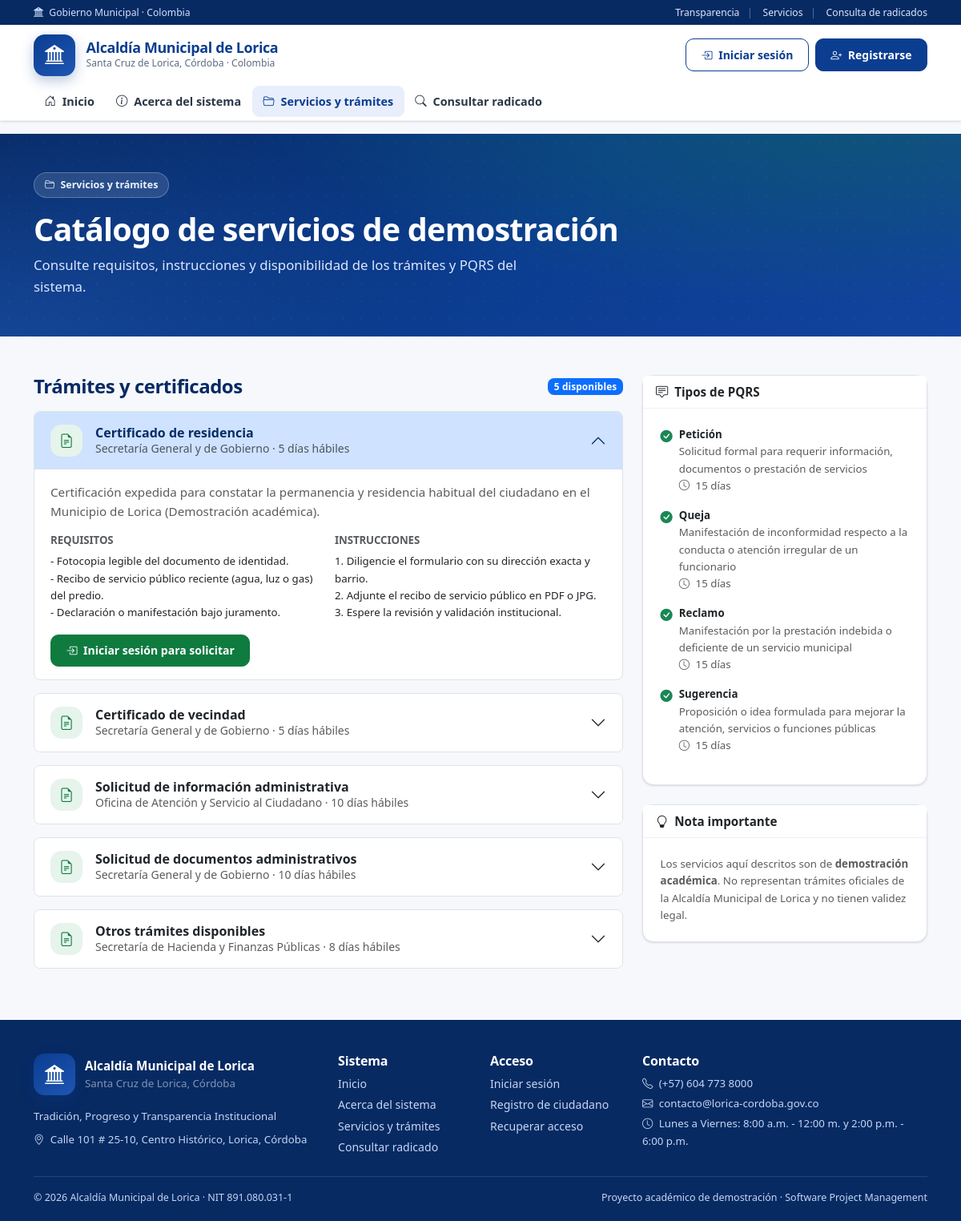
Screenshot of /alcaldia-lorica/servicios with the database file from the repository.
### tables this page shows
CREATE TABLE `tipos_tramites` (
    `id` INT AUTO_INCREMENT PRIMARY KEY,
    `codigo` VARCHAR(30) NOT NULL UNIQUE,
    `nombre` VARCHAR(150) NOT NULL,
    `descripcion` TEXT NOT NULL,
    `requisitos` TEXT NOT NULL,
    `instrucciones` TEXT NOT NULL,
    `detalle_campos` JSON NULL,
    `dias_termino` INT DEFAULT 10,
    `dependencia_id` INT NULL,
    `activo` TINYINT(1) DEFAULT 1,
    `created_at` TIMESTAMP DEFAULT CURRENT_TIMESTAMP,
    CONSTRAINT `fk_tramites_dependencia` FOREIGN KEY (`dependencia_id`) REFERENCES `dependencias` (`id`) ON DELETE SET NULL
);

CREATE TABLE `dependencias` (
    `id` INT AUTO_INCREMENT PRIMARY KEY,
    `codigo` VARCHAR(20) NOT NULL UNIQUE,
    `nombre` VARCHAR(150) NOT NULL,
    `email` VARCHAR(150) NULL,
    `telefono` VARCHAR(50) NULL,
    `activo` TINYINT(1) DEFAULT 1,
    `created_at` TIMESTAMP DEFAULT CURRENT_TIMESTAMP
);

CREATE TABLE `tipos_pqrs` (
    `id` INT AUTO_INCREMENT PRIMARY KEY,
    `nombre` VARCHAR(50) NOT NULL UNIQUE,
    `descripcion` TEXT NULL,
    `dias_termino` INT DEFAULT 15,
    `activo` TINYINT(1) DEFAULT 1
);

### app/core/View.php (called while the page is built, shortened)
<?php
class View {
    public static function render(string $template, array $data = [], string $layout = 'public', array $layoutData = []): void {
        $viewFile = __DIR__ . '/../views/' . $template . '.php';
        extract($data, EXTR_SKIP);
        $__viewFile = $viewFile;
        require $__viewFile;
    }
}

### app/controllers/HomeController.php (called while the page is built, shortened)
<?php
class HomeController {
    public function servicios(): void {
        View::render('public/servicios', [
            'tiposTramites' => Tramite::tiposActivos(),
            'tiposPqrs'     => Pqrs::tipos(),
        ], 'public', ['title' => 'Servicios y trámites', 'active' => 'servicios']);
    }
}

### public/index.php (called while the page is built, shortened)
<?php
require BASE_PATH . '/app/core/bootstrap.php';
try {
    $router = new Router(config('base_url'));
    $router->dispatch($_SERVER['REQUEST_METHOD'], $_SERVER['REQUEST_URI']);
} catch (Throwable $e) {
    error_log('[Lorica] Error no controlado: ' . $e->getMessage() . ' en ' . $e->getFile() . ':' . $e->getLine());
    if (!headers_sent()) {
        http_response_code(500);
    }
    $mensaje = (config('env') === 'local') ? $e->getMessage() : null;
    if (class_exists('View')) {
        try {
            View::render('errors/error', ['message' => $mensaje]);
        } catch (Throwable $inner) {
            echo '<!DOCTYPE html><html lang="es"><head><meta charset="UTF-8"><title>Error</title></head><body style="font-family:sans-serif;padding:3rem;text-align:center;">';
            echo '<h1>Error interno del servidor</h1><p>No fue posible procesar su solicitud. Intente nuevamente en unos minutos.</p>';
            echo '<p><a href="' . htmlspecialchars(url(''), ENT_QUOTES, 'UTF-8') . '">Volver al inicio</a></p>';
            echo '</body></html>';
        }
    } else {
        echo 'Error interno del servidor.';
    }
}

### app/models/Tramite.php (called while the page is built, shortened)
<?php
class Tramite {
    public static function tiposActivos(): array {
        $db = Database::getConnection();
        return $db->query("
            SELECT t.*, d.nombre AS dependencia_nombre
            FROM tipos_tramites t
            LEFT JOIN dependencias d ON d.id = t.dependencia_id
            WHERE t.activo = 1
            ORDER BY t.id
        ")->fetchAll();
    }
}

### app/helpers/functions.php (called while the page is built, shortened)
<?php
function config(string $key = null, mixed $default = null): mixed {
    static $app = null;
    if ($app === null) {
        $app = require __DIR__ . '/../../config/app.php';
    }
    if ($key === null) {
        return $app;
    }
    return $app[$key] ?? $default;
}
function base_url(string $path = ''): string {
    $base = rtrim(config('base_url', ''), '/');
    $path = ltrim($path, '/');
    return $base . ($path !== '' ? '/' . $path : '') . ($path === '' ? '/' : '');
}
function url(string $path = ''): string {
    return base_url($path);
}
function e(?string $value): string {
    return htmlspecialchars((string)($value ?? ''), ENT_QUOTES, 'UTF-8');
}

### app/core/bootstrap.php (called while the page is built, shortened)
<?php
if (session_status() === PHP_SESSION_NONE) {
    $appConfig = require __DIR__ . '/../../config/app.php';
}
date_default_timezone_set((require __DIR__ . '/../../config/app.php')['timezone'] ?? 'America/Bogota');
$appAll = require __DIR__ . '/../../config/app.php';
spl_autoload_register(function (string $class): void {
    $baseDir = dirname(__DIR__);
    $directorios = ['core', 'models', 'controllers', 'helpers', 'middleware', 'services'];
    foreach ($directorios as $dir) {
        $file = $baseDir . '/' . $dir . '/' . $class . '.php';
        if (is_file($file)) {
            return;
        }
    }
});
require_once __DIR__ . '/../helpers/functions.php';

### app/helpers/Auth.php (called while the page is built, shortened)
<?php
class Auth {
    private static ?array $user = null;
    private static bool $loaded = false;
    public static function check(): bool {
        return self::user() !== null;
    }
    public static function user(): ?array {
        if (self::$loaded) {
            return self::$user;
        }
        self::$loaded = true;
        $userId = $_SESSION['usuario_id'] ?? null;
        if (!$userId) {
            return self::$user = null;
        }
        return self::$user = $user;
    }
}

### config/app.php (called while the page is built)
<?php
return [
    'name'        => 'Alcaldía Municipal de Lorica',
    'municipio'   => 'Santa Cruz de Lorica',
    'departamento'=> 'Córdoba',
    'pais'        => 'Colombia',
    'lema'        => 'Tradición, Progreso y Transparencia Institucional',
    'nit'         => '891.080.031-1',
    'direccion'   => 'Calle 101 # 25-10, Centro Histórico, Lorica, Córdoba',
    'telefono'    => '(+57) 604 773 8000',
    'email'       => 'contacto@lorica-cordoba.gov.co',
    'horario'     => 'Lunes a Viernes: 8:00 a.m. - 12:00 m. y 2:00 p.m. - 6:00 p.m.',
    'env'         => 'local',
    'base_url'    => '/alcaldia-lorica',
    'timezone'    => 'America/Bogota',
    'session_name'=> 'lorica_sess_id',
    'session_lifetime' => 7200,
    'uploads'     => [
        'max_size'     => 10 * 1024 * 1024,
        'allowed_types'=> ['pdf', 'jpg', 'jpeg', 'png', 'doc', 'docx'],
        'allowed_mimes'=> [
            'application/pdf',
            'image/jpeg',
            'image/png',
            'application/msword',
            'application/vnd.openxmlformats-officedocument.wordprocessingml.document'
        ]
    ]
];

### app/models/Pqrs.php (called while the page is built, shortened)
<?php
class Pqrs {
    public static function tipos(): array {
        $db = Database::getConnection();
        return $db->query("SELECT * FROM tipos_pqrs WHERE activo = 1 ORDER BY id")->fetchAll();
    }
}

### app/views/public/servicios.php (the view, shortened to what this page needs)
<?php $app = config(); ?>
<section class="hero" style="padding:3rem 0;">
    <div class="container">
        <span class="hero-chip"><i class="bi bi-folder2-open"></i> Servicios y trámites</span>
        <h1 class="h2">Catálogo de servicios de demostración</h1>
        <p class="lead mt-2 mb-0">Consulte requisitos, instrucciones y disponibilidad de los trámites y PQRS del sistema.</p>
    </div>
</section>
<section class="py-5">
    <div class="container">
        <div class="row g-4">
            <div class="col-lg-8">
                <div class="d-flex align-items-center justify-content-between mb-3">
                    <h2 class="h4 section-title mb-0">Trámites y certificados</h2>
                    <span class="badge bg-primary"><?= count($tiposTramites) ?> disponibles</span>
                </div>
                <div class="accordion" id="acordeonTramites">
                    <?php foreach ($tiposTramites as $i => $t): ?>
                        <div class="accordion-item border rounded-3 mb-3 overflow-hidden">
                            <h2 class="accordion-header" id="heading<?= (int)$t['id'] ?>">
                                <button class="accordion-button <?= $i === 0 ? '' : 'collapsed' ?>" type="button" data-bs-toggle="collapse" data-bs-target="#tramite<?= (int)$t['id'] ?>" aria-expanded="<?= $i === 0 ? 'true' : 'false' ?>">
                                    <span class="feature-icon green me-3 mb-0" style="width:40px;height:40px;font-size:1.1rem;"><i class="bi bi-file-earmark-text"></i></span>
                                    <span class="flex-grow-1">
                                        <span class="fw-bold d-block"><?= e($t['nombre']) ?></span>
                                        <span class="small text-muted"><?= e($t['dependencia_nombre'] ?? 'Ventanilla única') ?> · <?= (int)$t['dias_termino'] ?> días hábiles</span>
                                    </span>
                                </button>
                            </h2>
                            <div id="tramite<?= (int)$t['id'] ?>" class="accordion-collapse collapse <?= $i === 0 ? 'show' : '' ?>" data-bs-parent="#acordeonTramites">
                                <div class="accordion-body">
                                    <p class="text-muted"><?= e($t['descripcion']) ?></p>
                                    <div class="row g-3">
                                        <div class="col-md-6">
                                            <h6 class="fw-bold small text-uppercase text-muted">Requisitos</h6>
                                            <div class="small" style="white-space:pre-line;"><?= e($t['requisitos']) ?></div>
                                        </div>
                                        <div class="col-md-6">
                                            <h6 class="fw-bold small text-uppercase text-muted">Instrucciones</h6>
                                            <div class="small" style="white-space:pre-line;"><?= e($t['instrucciones']) ?></div>
                                        </div>
                                    </div>
                                    <div class="mt-3 d-flex gap-2">
                                        <?php if (Auth::check() && Auth::is('ciudadano')): ?>
                                            <a href="<?= url('ciudadano/tramites/solicitar/' . (int)$t['id']) ?>" class="btn btn-success btn-sm"><i class="bi bi-send me-1"></i> Solicitar este trámite</a>
                                        <?php else: ?>
                                            <a href="<?= url('login') ?>" class="btn btn-success btn-sm"><i class="bi bi-box-arrow-in-right me-1"></i> Iniciar sesión para solicitar</a>
                                        <?php endif; ?>
                                    </div>
                                </div>
                            </div>
                        </div>
                    <?php endforeach; ?>
                </div>
            </div>
            <div class="col-lg-4">
                <div class="card mb-4">
                    <div class="card-header"><i class="bi bi-chat-square-text me-1"></i> Tipos de PQRS</div>
                    <div class="card-body">
                        <?php foreach ($tiposPqrs as $tp): ?>
                            <div class="d-flex gap-2 mb-3">
                                <i class="bi bi-check-circle-fill text-success"></i>
                                <div>
                                    <div class="fw-bold small"><?= e($tp['nombre']) ?></div>
                                    <div class="small text-muted"><?= e($tp['descripcion']) ?></div>
                                    <div class="small text-muted"><i class="bi bi-clock me-1"></i> <?= (int)$tp['dias_termino'] ?> días</div>
                                </div>
                            </div>
                        <?php endforeach; ?>
                    </div>
                </div>
                <div class="card">
                    <div class="card-header"><i class="bi bi-lightbulb me-1"></i> Nota importante</div>
                    <div class="card-body small text-muted">
                        Los servicios aquí descritos son de <strong>demostración académica</strong>. No representan trámites oficiales
                        de la Alcaldía Municipal de Lorica y no tienen validez legal.
                    </div>
                </div>
            </div>
        </div>
    </div>
</section>

### app/core/Router.php (shortened to what this page needs)
<?php
class Router {
    private array $routes = [];
    private string $basePath = '';
    public function __construct(string $basePath = '') {
        $this->basePath = rtrim($basePath, '/');
    }
    private function addRoute(string $method, string $path, array $handler, array $middleware): void {
        $path = '/' . trim($path, '/');
        $pattern = preg_replace('#\{([a-zA-Z_][a-zA-Z0-9_]*)\}#', '(?P<$1>[^/]+)', $path);
        $this->routes[] = [
            'method'     => $method,
            'path'       => $path,
            'pattern'    => '#^' . $pattern . '$#',
            'handler'    => $handler,
            'middleware' => $middleware,
        ];
    }
    public function dispatch(string $method, string $uri): void {
        $path = $this->extractPath($uri);
        foreach ($this->routes as $route) {
            if (preg_match($route['pattern'], $path, $matches)) {
                $params = array_filter($matches, 'is_string', ARRAY_FILTER_USE_KEY);
                [$controllerClass, $action] = $route['handler'];
                $controller = new $controllerClass();
                call_user_func_array([$controller, $action], array_values($params));
                return;
            }
        }
    }
    private function extractPath(string $uri): string {
        $uri = parse_url($uri, PHP_URL_PATH) ?? '/';
        if ($this->basePath !== '' && str_starts_with($uri, $this->basePath)) {
            $uri = substr($uri, strlen($this->basePath));
        }
        $uri = '/' . trim($uri, '/');
        return $uri === '/' ? '/' : rtrim($uri, '/');
    }
}

### rows the page displays
tipos_tramites: nombre "Certificado de residencia", dependencia.nombre "Secretaría General y de Gobierno", dias_termino "5", descripcion "Certificación expedida para constatar la permanencia y residencia habitual del ciudadano en el Municipio de Lorica (Demostración académica).", requisitos "- Fotocopia legible del documento de identidad. - Recibo de servicio público reciente (agua, luz o gas) del predio. - Declaración o manifestación bajo juramento.", instrucciones "1. Diligencie el formulario con su dirección exacta y barrio. 2. Adjunte el recibo de servicio público en PDF o JPG. 3. Espere la revisión y validación institucional."
tipos_tramites: nombre "Certificado de vecindad", dependencia.nombre "Secretaría General y de Gobierno", dias_termino "5"
tipos_tramites: nombre "Solicitud de información administrativa", dependencia.nombre "Oficina de Atención y Servicio al Ciudadano", dias_termino "10"
tipos_tramites: nombre "Solicitud de documentos administrativos", dependencia.nombre "Secretaría General y de Gobierno", dias_termino "10"
tipos_tramites: nombre "Otros trámites disponibles", dependencia.nombre "Secretaría de Hacienda y Finanzas Públicas", dias_termino "8"
tipos_pqrs: nombre "Petición", descripcion "Solicitud formal para requerir información, documentos o prestación de servicios", dias_termino "15"
tipos_pqrs: nombre "Queja", descripcion "Manifestación de inconformidad respecto a la conducta o atención irregular de un funcionario", dias_termino "15"
tipos_pqrs: nombre "Reclamo", descripcion "Manifestación por la prestación indebida o deficiente de un servicio municipal", dias_termino "15"
tipos_pqrs: nombre "Sugerencia", descripcion "Proposición o idea formulada para mejorar la atención, servicios o funciones públicas", dias_termino "15"
